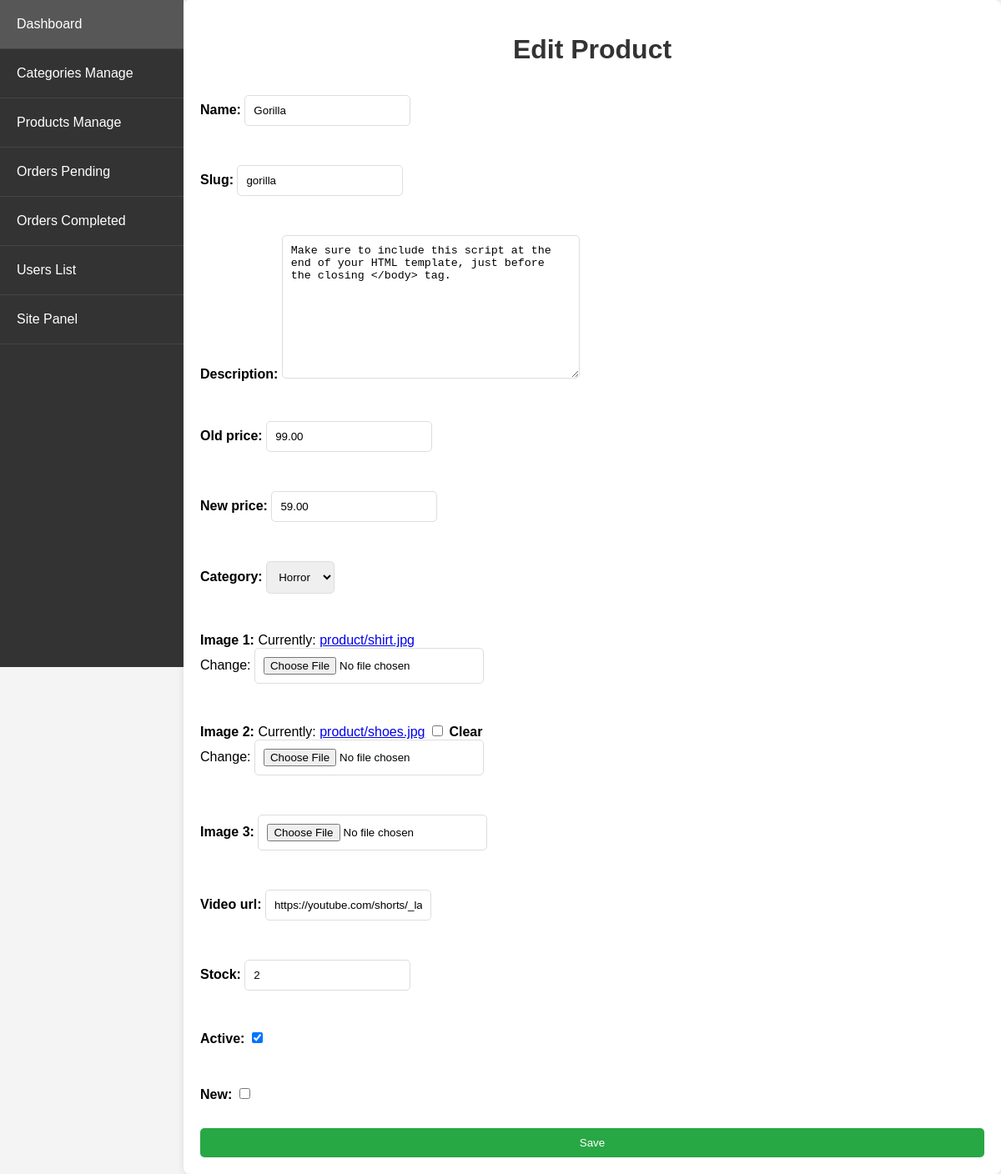
Before: /admin_app/admin_app/products/update/2/ (signed in) with the older database file.
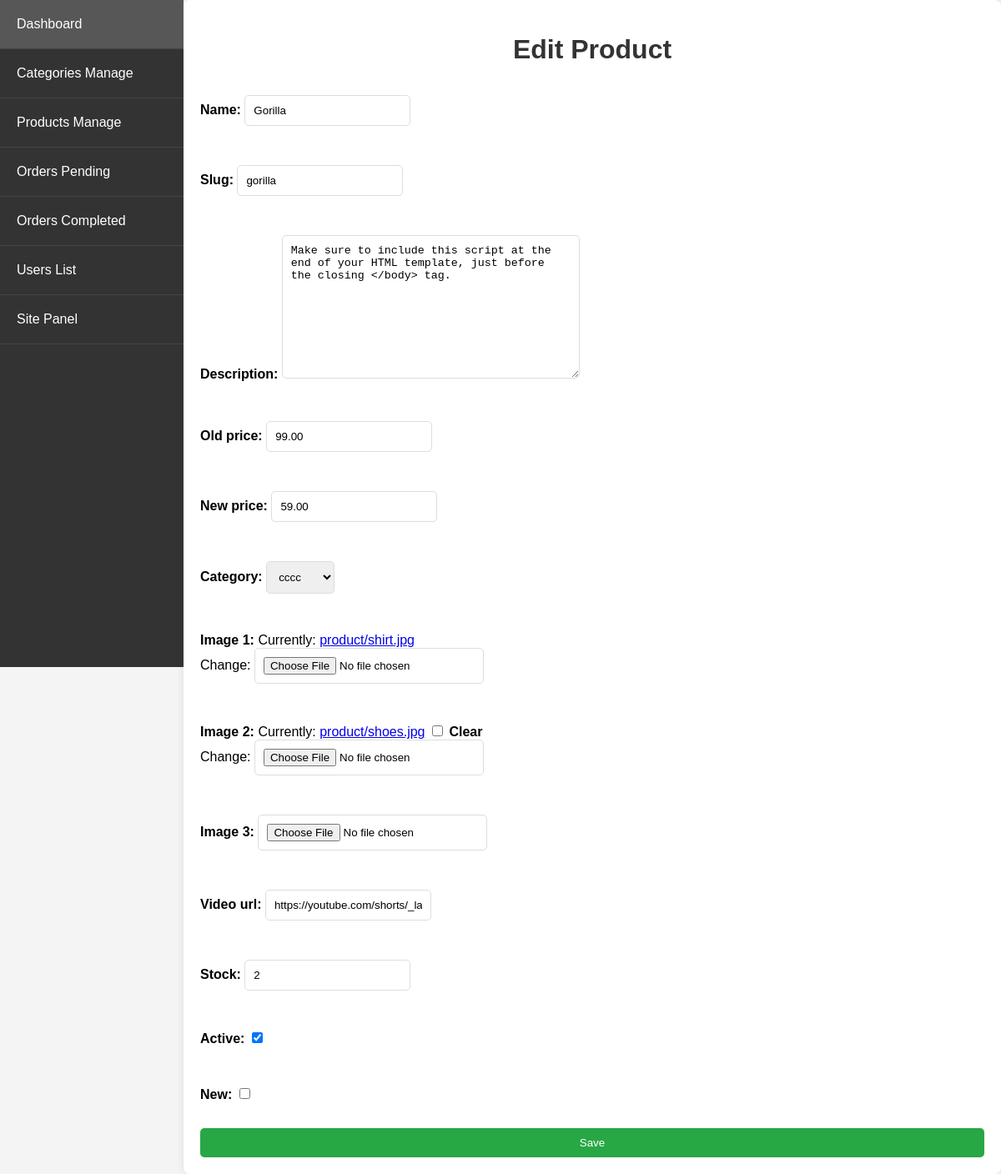
After: the same page with the newer database file.
### store/models.py (models this page shows, shortened)
class Product(models.Model):
    name = models.CharField(max_length=250, unique=True)
    slug = models.SlugField(max_length=250, unique=True)
    description = models.TextField(blank=True)
    old_price = models.DecimalField(max_digits=7, blank=True, null=True, decimal_places=2)
    new_price = models.DecimalField(max_digits=7, blank=False, decimal_places=2)
    category = models.ForeignKey(Category, on_delete=models.SET_NULL, null=True)
    image_1 = models.ImageField(upload_to='product')
    image_2 = models.ImageField(upload_to='product', blank=True)
    image_3 = models.ImageField(upload_to='product', blank=True)
    video_url = models.URLField(max_length=200, blank=True)
    stock = models.IntegerField()
    active = models.BooleanField(default=True)
    new = models.BooleanField(default=True)
    created = models.DateTimeField(auto_now_add=True)
    update = models.DateField(auto_now=True)
    class Meta:
        ordering = ('name',)
        verbose_name = 'product'
        verbose_name_plural = 'products'

class Category(models.Model):
    name = models.CharField(max_length=250, unique=True)
    slug = models.SlugField(max_length=250, unique=True)
    image = models.ImageField(upload_to='category', blank=True)
    class Meta:
        ordering = ('name',)
        verbose_name = 'category'
        verbose_name_plural = 'categorys'
    def __str__(self):
        return '{}'.format(self.name)

### admin_app/views.py (the view)
# urls.py: path('admin_app/products/update/<int:pk>/', views.product_update, name='product_update'),
@login_required
@user_passes_test(is_admin)
def product_update(request, pk):
    product = get_object_or_404(Product, pk=pk)
    if request.method == 'POST':
        form = ProductForm(request.POST, request.FILES, instance=product)
        if form.is_valid():
            form.save()
            return redirect('admin_app:product_list')
    else:
        form = ProductForm(instance=product)
    return render(request, 'admin_app/product_form.html', {'form': form})

### admin_app/forms.py
class ProductForm(forms.ModelForm):
    class Meta:
        model = Product
        fields = '__all__'

### admin_app/views.py (called while the page is built)
def is_admin(user):
    return user.is_superuser

### store/context_processors.py (called while the page is built)
def menu_link(request): #this function don't wanna call to work, it's defined in setting to work
    links_list = Category.objects.annotate(
        num_products=Count('product', filter=Q(product__active=True, product__stock__gt=0))
    ).filter(num_products__gt=0)
    paginator3 = Paginator(links_list,8)
    try:
        page = int(request.GET.get('page', '1'))
    except:
        page = 1
    try:
        links = paginator3.page(page)
    except (InvalidPage,EmptyPage):
        links = paginator3.page(paginator3.num_pages)
    return dict(links = links)

def cart_data(request):
    data = cartData(request)
    cartItems = data['cartItems']
    return dict(cartItems = cartItems)

### store/models.py (called while the page is built)
    @property
    def get_cart_items(self):
        orderitems = self.orderitem_set.all()
        total = sum([item.quantity for item in orderitems])
        return total

### admin_app/templates/admin_app/product_form.html (shortened to what this page needs)
{% extends 'admin_app/base_admin.html' %}
{% block content %}
<h1>{% if form.instance.pk %}Edit{% else %}Create{% endif %} Product</h1>
<form method="post" enctype="multipart/form-data">
    {{ form.as_p }}
    <button type="submit">Save</button>
</form>
{% endblock %}

Changed rows visible on the page:
changed Product "gorilla": category "Horror" → "cccc"
